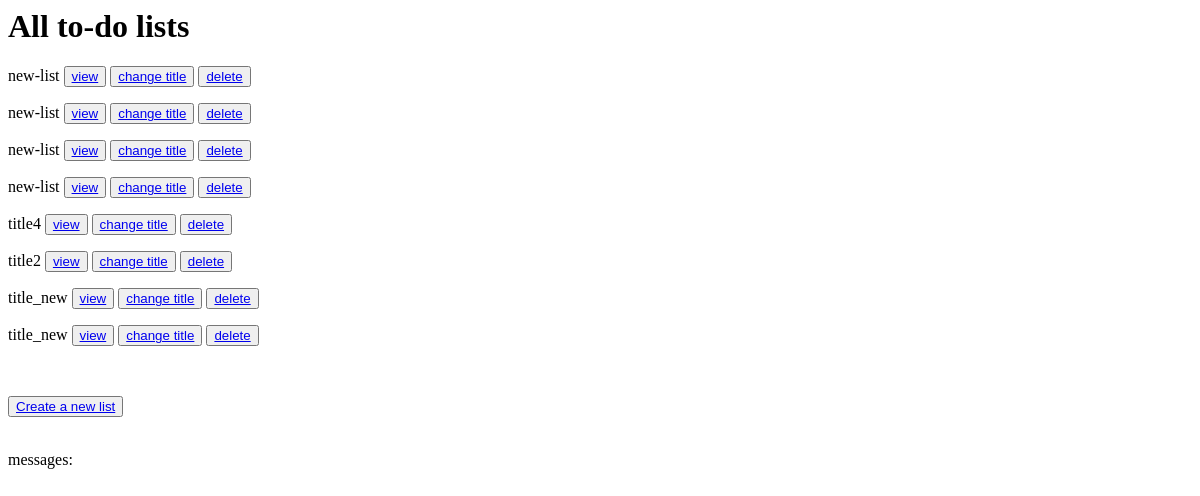
/v3/to-do-list/show-all/ (signed in), run on an earlier commit of the app's database.
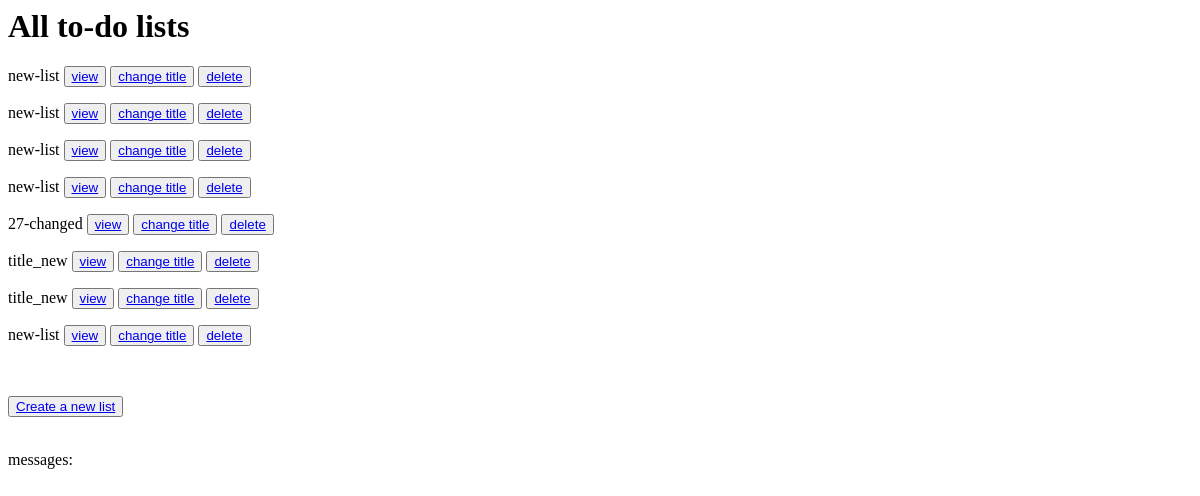
And on a later commit of the database.
### ToDoListApp/models/to_do_list.py (models this page shows, shortened)
class ToDoList(models.Model):
    title = models.CharField(max_length=100, default="new-list", null=False,
                             verbose_name='عنوان', validators=[validate_title])
    owner = models.ForeignKey(User, on_delete=models.CASCADE,
                              related_name="to_do_lists", null=True, verbose_name='صاحب لیست')

### ToDoListApp/version3/views/show_lists_view3.py (the view)
# urls.py: path("to-do-list/show-all/", ShowLists3.as_view(), name='v3-show-lists'),
class ShowLists3(LoginRequiredMixin, TemplateView):
    template_name = "v3/v3_show_all_lists_template.html"
    def get_context_data(self, **kwargs):
        context = super().get_context_data(**kwargs)
        user = self.request.user
        context["to_do_lists"] = user.to_do_lists.all()
        return context

### ToDoListApp/templates/v3/v3_show_all_lists_template.html (shortened to what this page needs)
<h1>All to-do lists</h1>
<form method="post">
    {% for to_do_list in to_do_lists %}
        <p>{{ to_do_list.title }}
            <button><a href="{% url 'v3-get-list' list_id=to_do_list.id %}">view</a></button>
            <button><a href="{% url 'v3-edit-list' list_id=to_do_list.id %}">change title</a></button>
            <button><a href="{% url 'v3-delete-list' list_id=to_do_list.id %}">delete</a></button>
        </p>
    {% endfor %}
    <br>
    <p>
        <button><a href="{% url 'v3-create-list' %}">Create a new list</a></button>
    </p>
</form>
messages:

What changed in the data, as far as the page shows it:
removed ToDoList: title "title2"
changed ToDoList: title "title4" → "27-changed"
added ToDoList: title "new-list"
